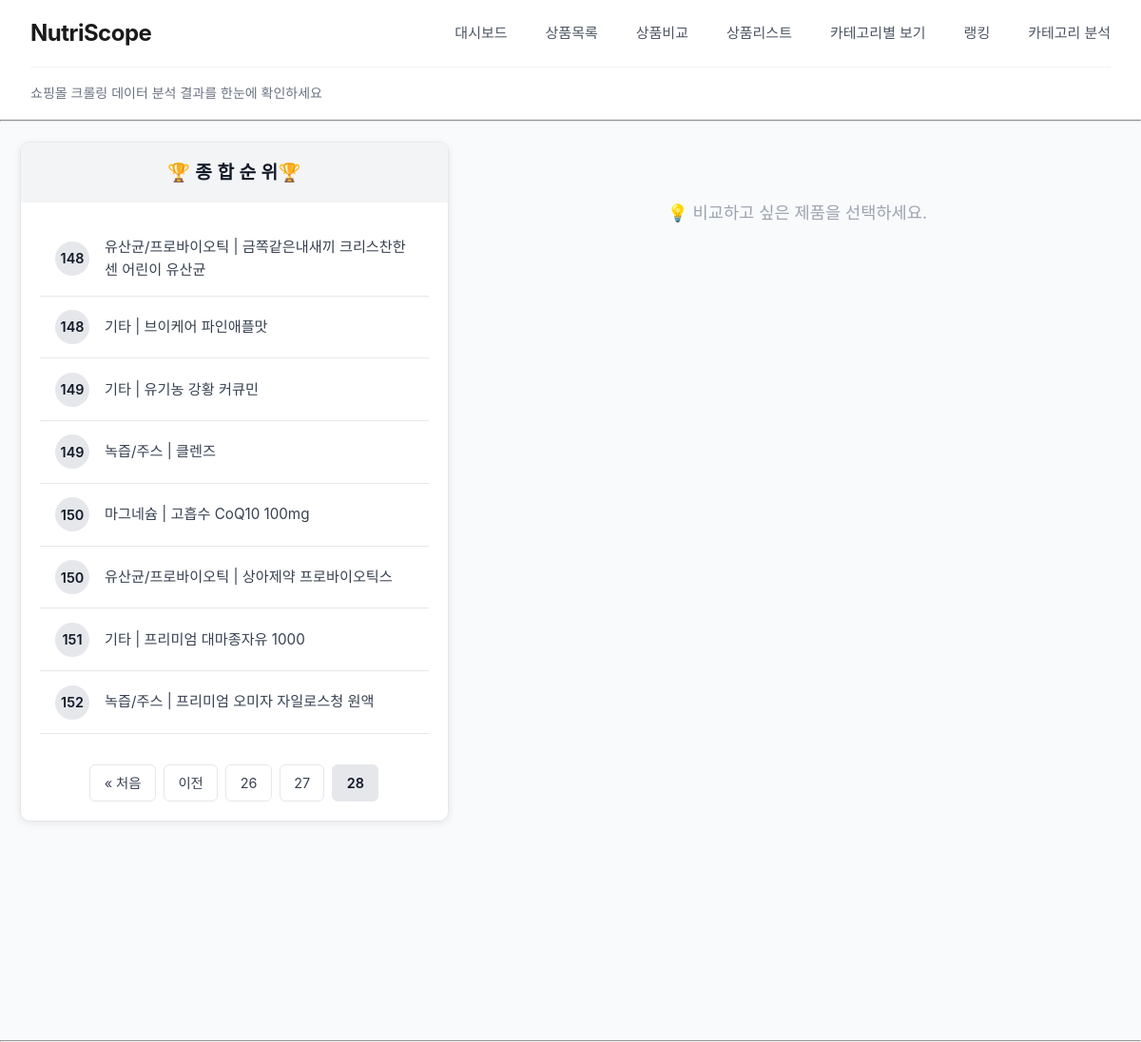
Screenshot of /ranking/?page=28 with the database file from the repository.
### common/models.py (models this page shows, shortened)
class NutriScopeData(models.Model):
    id = models.IntegerField(primary_key=True)
    shop_name = models.CharField(max_length=50)
    display_name = models.CharField(max_length=300)
    product_name = models.CharField(max_length=100)
    quantity = models.CharField(max_length=50, null=True, blank=True)
    brand_name = models.CharField(max_length=50, null=True, blank=True)
    original_price = models.FloatField(null=True, blank=True)
    sale_price = models.IntegerField()
    image_url = models.CharField(max_length=500, null=True, blank=True)
    rank = models.IntegerField()
    category = models.CharField(max_length=30)
    representative_name = models.CharField(
        max_length=100, null=True, blank=True
    )
    total_rank = models.IntegerField(null=True, blank=True)

### ranking/views.py (the view)
# urls.py: path("", views.my_ranking, name="mylist"),
def my_ranking(request):
    data = (
        NutriScopeData.objects.values(
            "representative_name", "category"
        )  # 그룹핑 기준
        .annotate(
            rank=Max("total_rank")
        )  # 같은 representative_name 안에서 가장 높은 total_rank
        .order_by("rank")  # 오름차순 정렬
    )
    paginator = Paginator(data, 10)
    page_number = request.GET.get("page")
    page_obj = paginator.get_page(page_number)
    return render(request, "ranking/my_ranking.html", {"page_obj": page_obj})

### ranking/templates/ranking/my_ranking.html (shortened to what this page needs)
{% extends 'ranking/base.html' %}
{% block content %}
<body>
    <div class="parent">
        <div class="left-content">
            <div class="card">
                <div class="card-header">
                    🏆 종 합 순 위🏆
                </div>
                <div class="card-body">
                    {% if page_obj %}
                        {% for i in page_obj %}
                            <div class="ranking-item"
                                data-representative-name="{{ i.representative_name }}"
                                onclick="loadProductDetails(this)">
                                <div class="rank-number">
                                    {{ i.rank }}
                                </div>
                                <div class="rank-text">
                                    {{ i.category }} | {{ i.representative_name }}
                                </div>
                            </div>
                        {% endfor %}
                        {% if page_obj.has_other_pages %}
                            <div class="pagination">
                                {% if page_obj.has_previous %}
                                    <a href="?page=1">&laquo; 처음</a>
                                    <a href="?page={{ page_obj.previous_page_number }}">이전</a>
                                {% endif %}
                                {% for num in page_obj.paginator.page_range %}
                                    {% if page_obj.number == num %}
                                        <span class="current">{{ num }}</span>
                                    {% elif num > page_obj.number|add:'-3' and num < page_obj.number|add:'3' %}
                                        <a href="?page={{ num }}">{{ num }}</a>
                                    {% endif %}
                                {% endfor %}
                            </div>
                        {% endif %}
                    {% else %}
                        <div style="text-align: center; padding: 2rem; color: #666;">
                            <p>순위 데이터가 없습니다.</p>
                        </div>
                    {% endif %}
                </div>
            </div>
        </div>
        <div class="right-content" id="rightContent">
            <div class="placeholder-message">
                💡 비교하고 싶은 제품을 선택하세요.
            </div>
        </div>
    </div>
</body>
{% endblock %}

### ranking/static/ranking/style.css (style rules this page uses)
* { margin: 0; padding: 0; box-sizing: border-box; }
body { font-family: 'Pretendard', -apple-system, BlinkMacSystemFont, 'Segoe UI', sans-serif; background: #f9fafb; color: #191f28; line-height: 1.6; overflow-x: hidden; }
.parent { display: flex; gap: 1rem; padding: 1rem; height: calc(100vh - 2rem); }
.left-content { width: 40%; height: 100%; border-radius: 1rem; padding: 5px; overflow: hidden; }
.right-content { width: 60%; height: 100%; background-color: #f9fafb; border-radius: 1rem; padding: 1rem; overflow-y: auto; }
.card { background: #ffffff; border-radius: 10px; box-shadow: 0 2px 8px rgba(0,0,0,0.08); margin-bottom: 2rem; overflow: hidden; border: 1px solid #e5e7eb; }
.card-header { background: #f3f4f6; color: #111827; padding: 1rem 1.5rem; font-size: 1.2rem; font-weight: 600; letter-spacing: 0.3px; text-align: center; }
.card-body { padding: 1.5rem; color: #374151; font-size: 0.95rem; line-height: 1.6; max-height: calc(100vh - 250px); overflow-y: auto; padding: 20px; }
.ranking-item { display: flex; align-items: center; padding: 0.9rem 1rem; border-bottom: 1px solid #e5e7eb; transition: background-color 0.25s ease; background-color: #ffffff; cursor: pointer; transition: all 0.3s ease; }
.rank-number { background: #e5e7eb; color: #111827; width: 36px; height: 36px; border-radius: 50%; display: flex; align-items: center; justify-content: center; font-weight: 600; margin-right: 1rem; flex-shrink: 0; font-size: 0.9rem; }
.rank-text { color: #374151; font-size: 0.95rem; }
.pagination { display: flex; justify-content: center; margin-top: 2rem; }
.pagination a, .pagination span { padding: 0.45rem 0.9rem; margin: 0 0.25rem; border: 1px solid #e5e7eb; text-decoration: none; color: #374151; border-radius: 6px; font-size: 0.9rem; transition: background-color 0.2s ease, color 0.2s ease; background-color: #ffffff; }
.pagination .current { background-color: #e5e7eb; color: #111827; font-weight: 600; }
.placeholder-message { text-align: center; color: #9ca3af; padding: 50px 20px; font-size: 1.1rem; }

### rows the page displays
NutriScopeData: rank "148", category "유산균/프로바이오틱", representative_name "금쪽같은내새끼 크리스찬한센 어린이 유산균"
NutriScopeData: rank "148", category "기타", representative_name "브이케어 파인애플맛"
NutriScopeData: rank "149", category "기타", representative_name "유기농 강황 커큐민"
NutriScopeData: rank "149", category "녹즙/주스", representative_name "클렌즈"
NutriScopeData: rank "150", category "마그네슘", representative_name "고흡수 CoQ10 100mg"
NutriScopeData: rank "150", category "유산균/프로바이오틱", representative_name "상아제약 프로바이오틱스"
NutriScopeData: rank "151", category "기타", representative_name "프리미엄 대마종자유 1000"
NutriScopeData: rank "152", category "녹즙/주스", representative_name "프리미엄 오미자 자일로스청 원액"

### other values shown
{{ num }} "26" "27"
{{ num }} "28"
